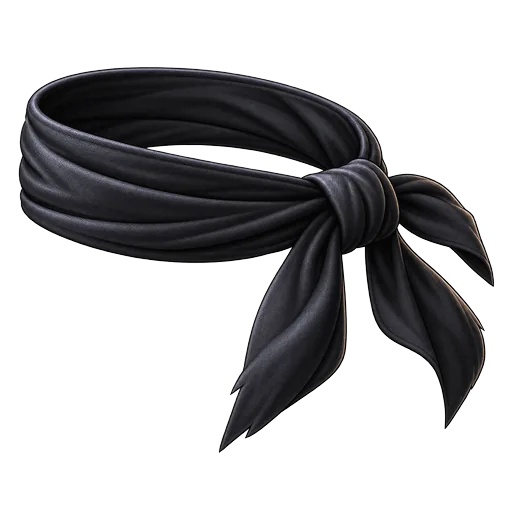
#> input picture img/items/IT-005.webp, 512 x 512 px; its folder holds only this picture in this run
$ python item-image.py ../img/items/IT-005.webp ../img/items/IT-007.webp
#> lines starting #> are read from the running program, lines starting #| are printed output that depends on the picture
#!/usr/bin/env python3
"""Картинка речі для магазину: PNG/JPG від генератора → img/items/<код>.webp (512×512, прозоре тло).

  python3 tools/item-image.py картинка.png IT-157            → img/items/IT-157.webp
  python3 tools/item-image.py картинка.png IT-157 --preview   → ще й превʼю на темному тлі поруч

Тло прибирається саме:
  • чисто біле (як просить промт SKIT.imagePrompt) — біле стає прозорим, сіра тінь — напівпрозорою;
  • намальована «шахівниця» (ChatGPT так підробляє прозорість) — світлі сірі клітинки від країв
    прибираються заливкою (тінь при цьому зникає — краще перегенерувати на білому).
Річ обрізається по краях і ставиться по центру з полями 6%."""
import sys
from collections import deque
from PIL import Image, ImageFilter

def is_light_neutral(p, lo):
    r, g, b = p[:3]
    return min(r, g, b) >= lo and max(r, g, b) - min(r, g, b) <= 18

# [71 lines left out: functions border, checker, bg_mask, holes, clear_bg, not called in this run]

def main():
    if len(sys.argv) < 3:
        print(__doc__); sys.exit(1)
    src, code = sys.argv[1], sys.argv[2]
    im = Image.open(src).convert('RGBA')
#> im is the input picture: PIL image 512x512 RGBA; mean R, G, B, A 13, 12.7, 14.1, 86.2
    if im.getchannel('A').getextrema()[0] < 250:
        mode = 'вже прозоре'
    elif checker(im):
        mode = 'шахівниця → прозоре'; im = clear_bg(im, False)
    else:
        mode = 'біле тло → прозоре, тінь напівпрозора'; im = clear_bg(im, True)
    box = im.getchannel('A').point(lambda v: 255 if v > 20 else 0).getbbox()
#> box = (18, 67, 494, 453)
    if box: im = im.crop(box)
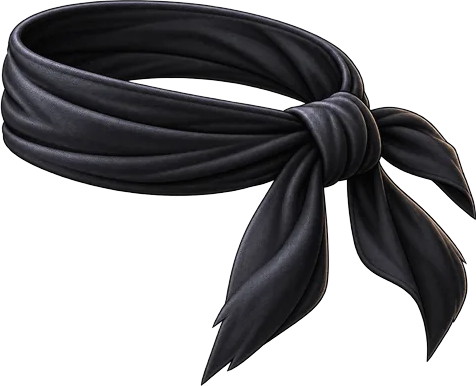
#> im: PIL image 476x386 RGBA; mean R, G, B, A 18.4, 18, 19.9, 123; transparent parts drawn white
    side = int(max(im.size) / 0.88)
#> side = 540
    canvas = Image.new('RGBA', (side, side), (0, 0, 0, 0))
#> canvas: PIL image 540x540 RGBA; every value is 0
    canvas.paste(im, ((side - im.width) // 2, (side - im.height) // 2), im)
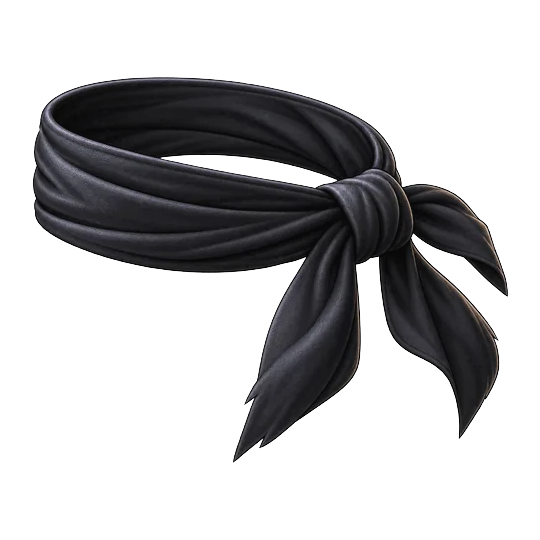
#> canvas: PIL image 540x540 RGBA; mean R, G, B, A 10.7, 10.4, 11.6, 75.9; transparent parts drawn white
    out = canvas.resize((512, 512), Image.LANCZOS)
    path = 'img/items/%s.webp' % code
    out.save(path, 'WEBP', quality=92)
    print('✓', path, '·', mode)
    if '--preview' in sys.argv:
        bg = Image.new('RGBA', (512, 512), (24, 34, 58, 255)); bg.alpha_composite(out)
        bg.convert('RGB').save('img/items/%s.preview.png' % code); print('  превʼю: img/items/%s.preview.png (не комітити)' % code)

if __name__ == '__main__':
    main()

$ run again, on img/items/IT-052.webp
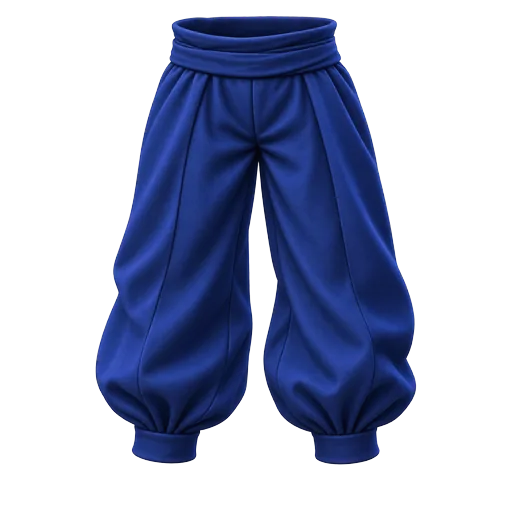
#> input picture img/items/IT-052.webp, 512 x 512 px
#> in main, im is the input picture: PIL image 512x512 RGBA; mean R, G, B, A 10.2, 17.7, 43.1, 98.5
#> box = (95, 16, 416, 465)
#> in main, `if box: im = im.crop(box)`:
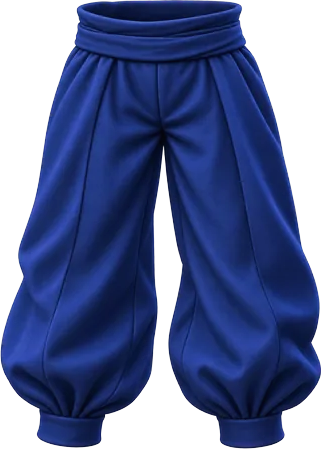
#> im: PIL image 321x449 RGBA; mean R, G, B, A 18.5, 32.1, 78.3, 179.1; transparent parts drawn white
#> in main, `canvas.paste(im, ((side - im.width) // 2, (side - im.height) // 2), im)`:
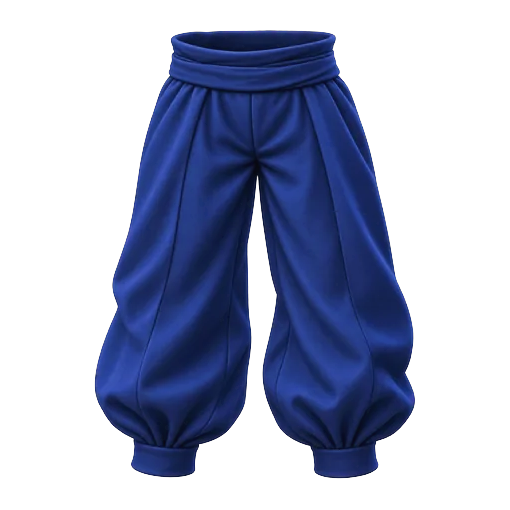
#> canvas: PIL image 510x510 RGBA; mean R, G, B, A 9.2, 16.4, 41.1, 97.3; transparent parts drawn white

$ run again, on img/items/IT-063.webp
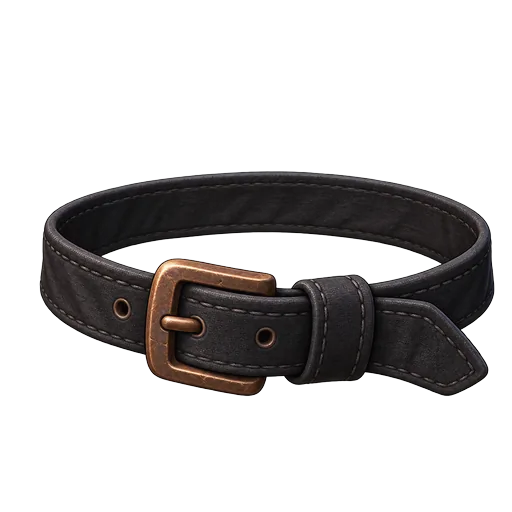
#> input picture img/items/IT-063.webp, 512 x 512 px
#> in main, im is the input picture: PIL image 512x512 RGBA; mean R, G, B, A 13.3, 11.5, 11.1, 69.6
#> box = (39, 171, 495, 396)
#> in main, `if box: im = im.crop(box)`:
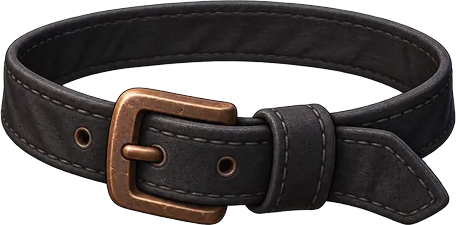
#> im: PIL image 456x225 RGBA; mean R, G, B, A 33.7, 28.9, 28, 177.9; transparent parts drawn white
#> in main, `canvas.paste(im, ((side - im.width) // 2, (side - im.height) // 2), im)`:
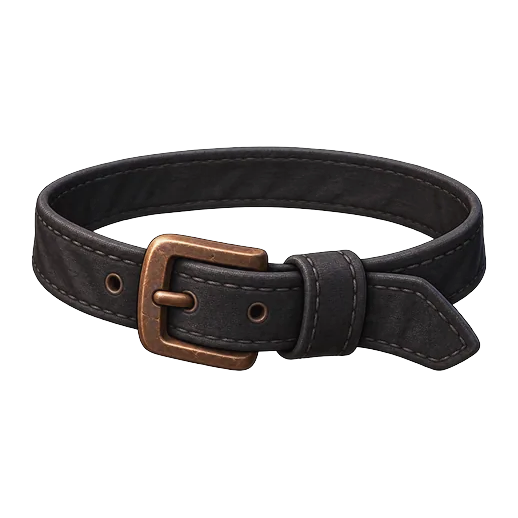
#> canvas: PIL image 518x518 RGBA; mean R, G, B, A 12, 10.3, 9.9, 66.6; transparent parts drawn white

$ run again, on img/items/IT-007.webp
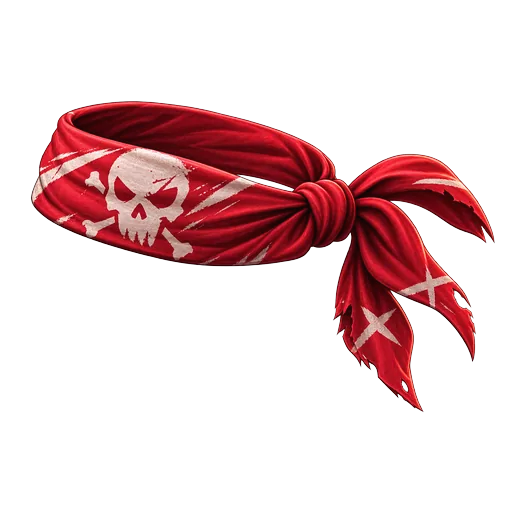
#> input picture img/items/IT-007.webp, 512 x 512 px
#> in main, im is the input picture: PIL image 512x512 RGBA; mean R, G, B, A 37.6, 10.5, 12.2, 58.5
#> box = (31, 101, 495, 412)
#> in main, `if box: im = im.crop(box)`:
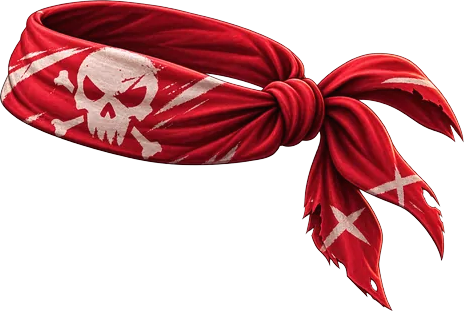
#> im: PIL image 464x311 RGBA; mean R, G, B, A 68, 18.9, 22, 106.3; transparent parts drawn white
#> in main, `canvas.paste(im, ((side - im.width) // 2, (side - im.height) // 2), im)`:
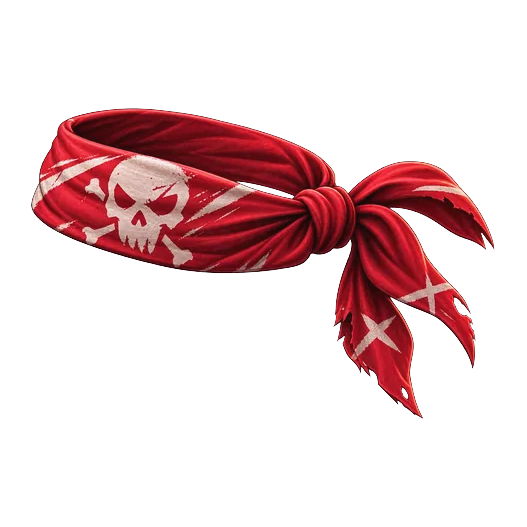
#> canvas: PIL image 527x527 RGBA; mean R, G, B, A 33.2, 8.6, 10.3, 54; transparent parts drawn white
